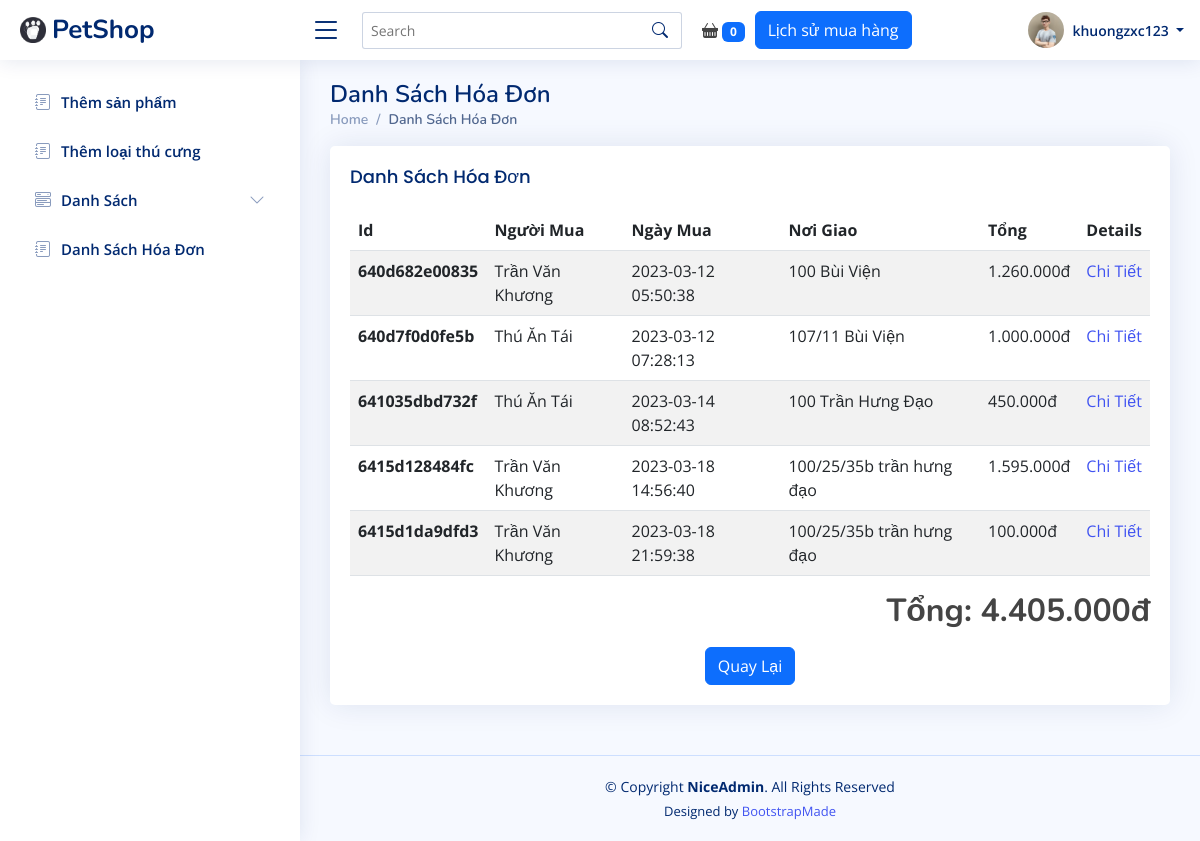
Page /?r=hoadon (signed in) on the committed database.
### tables this page shows
CREATE TABLE IF NOT EXISTS `hoadon` (
  `Id` varchar(256) NOT NULL,
  `Day` datetime NOT NULL,
  `UserId` int NOT NULL,
  `Total` int NOT NULL,
  `Address` varchar(100) NOT NULL,
  PRIMARY KEY (`Id`),
  KEY `UserId` (`UserId`),
  CONSTRAINT `hoadon_ibfk_1` FOREIGN KEY (`UserId`) REFERENCES `user` (`Id`)
);

CREATE TABLE IF NOT EXISTS `user` (
  `Id` int NOT NULL AUTO_INCREMENT,
  `UserName` varchar(50) DEFAULT NULL,
  `Pass` varchar(256) DEFAULT NULL,
  `FullName` varchar(100) DEFAULT 'no name',
  `Avata` varchar(256) DEFAULT 'default_avata.png',
  `RoleId` int DEFAULT '2',
  `Token` varchar(50) DEFAULT NULL,
  `Email` varchar(100) DEFAULT NULL,
  `Status` tinyint(1) DEFAULT '0',
  PRIMARY KEY (`Id`),
  KEY `RoleId` (`RoleId`),
  CONSTRAINT `user_ibfk_1` FOREIGN KEY (`RoleId`) REFERENCES `role` (`Id`)
);

### controllers/HoaDonController.php (called while the page is built, shortened)
<?php
require_once('configs/database.php');
require_once('models/HoaDon.php');
class HoaDonController
{
    private $model;
    function __construct()
    {
        global $pdo;
        $this->model = new HoaDon($pdo);
    }
    function hoadon()
    {
        $danhSachHoaDon = $this->model->getAllHoaDon();
        require_once('views/product/danhsachhoadon.php');
    }
}
?>

### models/HoaDon.php (called while the page is built, shortened)
<?php
class HoaDon
{
    private $db;
    function __construct($pdo)
    {
        $this->db = $pdo;
    }
    function getAllHoaDon()
    {
        $stmt = $this->db->prepare("SELECT hoadon.Id, hoadon.Day, hoadon.Total, user.FullName, hoadon.Address
            FROM hoadon INNER JOIN user
            ON hoadon.UserId = user.Id");
        $stmt->execute();
        $danhSach = $stmt->fetchAll(PDO::FETCH_ASSOC);
        return $danhSach;
    }
}
?>

### views/product/danhsachhoadon.php (the view, shortened to what this page needs)
<?php
include_once('views/shares/header.php');
?>
<main id="main" class="main">
  <div class="pagetitle">
    <h1>Danh Sách Hóa Đơn</h1>
    <nav>
      <ol class="breadcrumb">
        <li class="breadcrumb-item"><a href="?r=/">Home</a></li>
        <li class="breadcrumb-item active">Danh Sách Hóa Đơn</li>
      </ol>
    </nav>
  </div>
  <div class="card">
    <div class="card-body">
      <h5 class="card-title">Danh Sách Hóa Đơn</h5>
      <table class="table table-striped">
        <thead>
          <tr>
            <th scope="col">Id</th>
            <th scope="col">Người Mua</th>
            <th scope="col">Ngày Mua</th>
            <th scope="col">Nơi Giao</th>
            <th scope="col">Tổng</th>
            <th scope="col">Details</th>
          </tr>
        </thead>
        <tbody>
          <?php
          $tong = 0;
          foreach ($danhSachHoaDon as $item) {
            echo "<tr>";
            echo "<th scope='row'>" . $item['Id'] . "</th>";
            echo "<td scope='row'>" . $item['FullName'] . "</td>";
            echo "<td scope='row'>" . $item['Day'] . "</td>";
            echo "<td scope='row'>" . $item['Address'] . "</td>";
            echo "<td scope='row'>" . currency_format($item['Total']) . "</td>";
            echo "<td><a href='?r=chitiethoadon&id=" . $item['Id'] . "'>Chi Tiết</a></td>";
            echo "</tr>";
            $tong += $item['Total'];
          }
          ?>
      </table>
      <div class="text-end ">
        <p>
        <h2 class="fw-bold">Tổng:
          <?php echo currency_format($tong); ?>
        </h2>
        </p>
      </div>
      <div class="text-center">
        <button onclick="location.href='?r=/'" class="btn btn-primary">Quay Lại</button>
      </div>
    </div>
  </div>
</main>
<?php
include_once('views/shares/footer.php');
?>

### assets/css/style.css (style rules this page uses)
:root { scroll-behavior: smooth; }
body { font-family: "Open Sans", sans-serif; background: #f6f9ff; color: #444444; }
a { color: #4154f1; text-decoration: none; }
h1, h2, h3, h4, h5, h6 { font-family: "Nunito", sans-serif; }
#main { margin-top: 60px; padding: 20px 30px; transition: all 0.3s; }
.pagetitle { margin-bottom: 10px; }
.pagetitle h1 { font-size: 24px; margin-bottom: 0; font-weight: 600; color: #012970; }
.card { margin-bottom: 30px; border: none; border-radius: 5px; box-shadow: 0px 0 30px rgba(1, 41, 112, 0.1); }
.card-title { padding: 20px 0 15px 0; font-size: 18px; font-weight: 500; color: #012970; font-family: "Poppins", sans-serif; }
.card-body { padding: 0 20px 20px 20px; }
.breadcrumb { font-size: 14px; font-family: "Nunito", sans-serif; color: #899bbd; font-weight: 600; }
.breadcrumb a { color: #899bbd; transition: 0.3s; }
.breadcrumb .breadcrumb-item::before { color: #899bbd; }
.breadcrumb .active { color: #51678f; font-weight: 600; }
@media (min-width: 1200px) { #main, #footer { margin-left: 300px; } }

### rows in the picture
hoadon: Id "640d682e00835", UserId.FullName "Trần Văn Khương", Day "2023-03-12 05:50:38", Address "100 Bùi Viện", Total "1.260.000đ"
hoadon: Id "640d7f0d0fe5b", UserId.FullName "Thú Ăn Tái", Day "2023-03-12 07:28:13", Address "107/11 Bùi Viện", Total "1.000.000đ"
hoadon: Id "641035dbd732f", UserId.FullName "Thú Ăn Tái", Day "2023-03-14 08:52:43", Address "100 Trần Hưng Đạo", Total "450.000đ"
hoadon: Id "6415d128484fc", UserId.FullName "Trần Văn Khương", Day "2023-03-18 14:56:40", Address "100/25/35b trần hưng đạo", Total "1.595.000đ"
hoadon: Id "6415d1da9dfd3", UserId.FullName "Trần Văn Khương", Day "2023-03-18 21:59:38", Address "100/25/35b trần hưng đạo", Total "100.000đ"

### other values in the picture
$_SESSION['userName'] "khuongzxc123"
currency_format($tong) "4.405.000đ"
